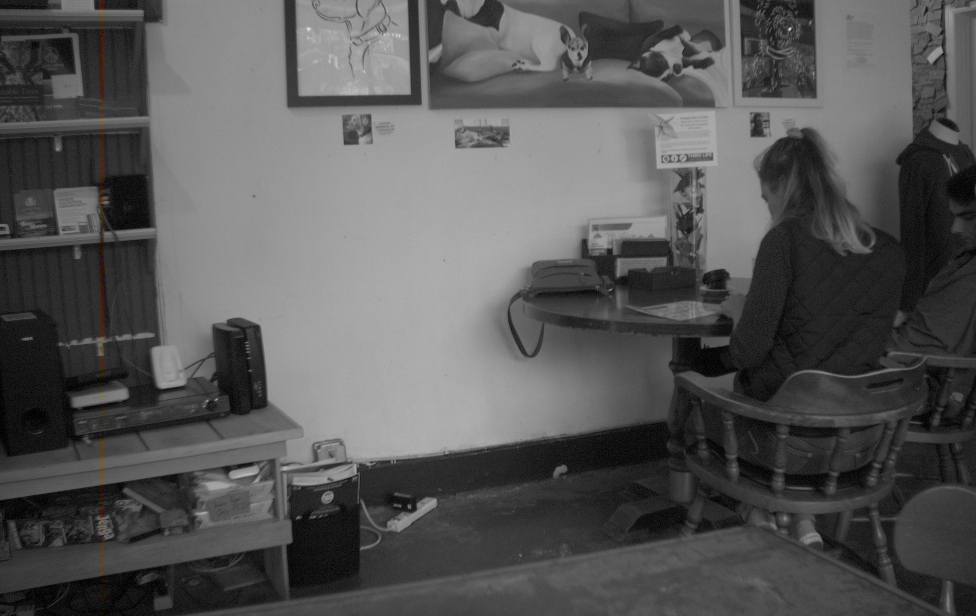
//> input picture ImageFrames/frame001.tif, 976 x 616 px
$ ./orbfeaturedetectandsti   (built with g++ and OpenCV 4)
//> lines starting //> are read from the running program, lines starting //| are printed output that depends on the picture; after the words box and inside, x2 and y2 are one past the last pixel; in counts of white or black regions, pixels touching at a corner belong together; pictures that were not available may be replaced by others from this repository, and a replacement may not be noted

#include<iostream>
#include<vector>
#include<opencv2/core/core.hpp>
#include<opencv2/features2d/features2d.hpp>
#include<opencv2/highgui/highgui.hpp>
#include<opencv2/calib3d.hpp>
#include<opencv2/imgproc.hpp>


using namespace std;
using namespace cv;

typedef struct
{
	Point2f left_top;
	Point2f left_bottom;
	Point2f right_top;
	Point2f right_bottom;
}four_corners_t;


void CalcCorners(const Mat& H, const Mat& src, four_corners_t& corners)
{
	double v2[] = { 0, 0, 1 };//左上角
	double v1[3];//变换后的坐标值
	Mat V2 = Mat(3, 1, CV_64FC1, v2);  //列向量
	Mat V1 = Mat(3, 1, CV_64FC1, v1);  //列向量

	V1 = H * V2;
	//左上角(0,0,1)
	cout << "V2: " << V2 << endl;
	cout << "V1: " << V1 << endl;
	corners.left_top.x = v1[0] / v1[2];
	corners.left_top.y = v1[1] / v1[2];

	//左下角(0,src.rows,1)
	v2[0] = 0;
	v2[1] = src.rows;
	v2[2] = 1;
	V2 = Mat(3, 1, CV_64FC1, v2);  //列向量
	V1 = Mat(3, 1, CV_64FC1, v1);  //列向量
	V1 = H * V2;
	corners.left_bottom.x = v1[0] / v1[2];
	corners.left_bottom.y = v1[1] / v1[2];

	//右上角(src.cols,0,1)
	v2[0] = src.cols;
	v2[1] = 0;
	v2[2] = 1;
	V2 = Mat(3, 1, CV_64FC1, v2);  //列向量
	V1 = Mat(3, 1, CV_64FC1, v1);  //列向量
	V1 = H * V2;
	corners.right_top.x = v1[0] / v1[2];
	corners.right_top.y = v1[1] / v1[2];

	//右下角(src.cols,src.rows,1)
	v2[0] = src.cols;
	v2[1] = src.rows;
	v2[2] = 1;
	V2 = Mat(3, 1, CV_64FC1, v2);  //列向量
	V1 = Mat(3, 1, CV_64FC1, v1);  //列向量
	V1 = H * V2;
	corners.right_bottom.x = v1[0] / v1[2];
	corners.right_bottom.y = v1[1] / v1[2];

}
/*
Mat mystitched(Mat rgbd1, Mat rgbd2) {

}
*/


int main()
{
	//读取图片
	Mat rgbd1 = imread("frame001.tif");
//> rgbd1 is the input picture: 616 rows x 976 cols, CV_8UC3; mean B, G, R 86.5, 86.5, 86.7
	Mat rgbd2 = imread("frame002.tif");
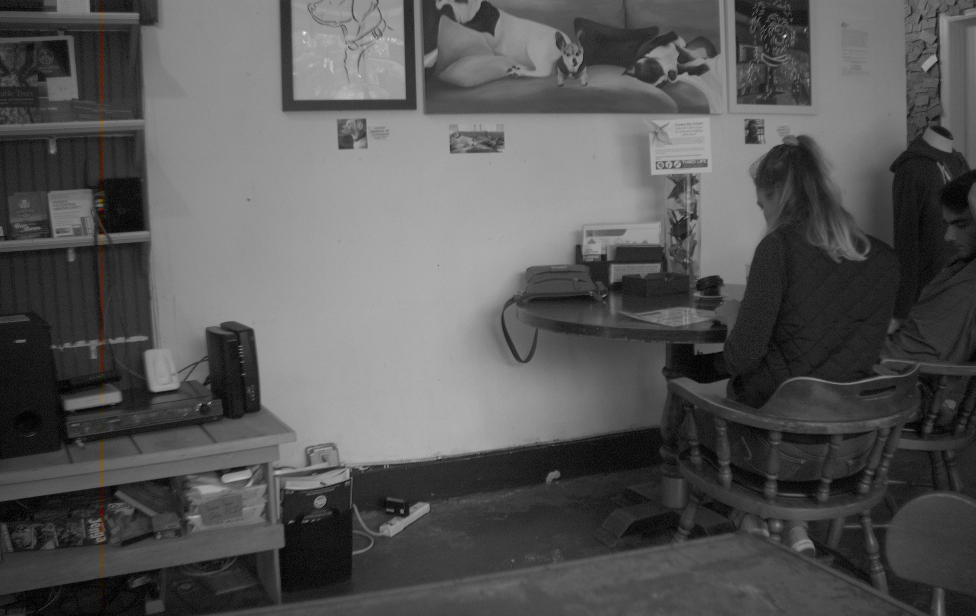
//> input picture ImageFrames/frame003.tif, 976 x 616 px, given in place of frame002.tif, which was not available
//> rgbd2 is the input picture: 616 rows x 976 cols, CV_8UC3; mean B, G, R 86.9, 87, 87.1
	//imshow("rgbd1", depth2);
	//waitKey(0);
	Ptr<ORB> orb = ORB::create();
	vector<KeyPoint> Keypoints1, Keypoints2;
	Mat descriptors1, descriptors2;
	orb->detectAndCompute(rgbd1, Mat(), Keypoints1, descriptors1);
//> Keypoints1 = 500 keypoints; strongest (x, y, size): (162, 386, 77.1), (413, 508, 53.6), (160, 386, 64.3), (408, 506, 31)
	orb->detectAndCompute(rgbd2, Mat(), Keypoints2, descriptors2);
//> Keypoints2 = 500 keypoints; strongest (x, y, size): (785, 36, 31), (936, 60, 31), (154, 388, 77.1), (401, 511, 31)

	//cout << "Key points of image" << Keypoints.size() << endl;

	//可视化，显示关键点
	Mat ShowKeypoints1, ShowKeypoints2;
	drawKeypoints(rgbd1, Keypoints1, ShowKeypoints1);
	drawKeypoints(rgbd2, Keypoints2, ShowKeypoints2);
	imshow("Keypoints1", ShowKeypoints1);
	imshow("Keypoints2", ShowKeypoints2);
	waitKey(0);

	//Matching
	vector<DMatch> matches1to2;
	vector<DMatch> matches2to1;
	vector<DMatch> goodmatches;
	Ptr<DescriptorMatcher> matcher = DescriptorMatcher::create("BruteForce");
	matcher->match(descriptors1, descriptors2, matches1to2);
//> matches1to2 = 500 matches
	matcher->match(descriptors2, descriptors1, matches2to1);
//> matches2to1 = 500 matches
	int *flag = new int[descriptors2.rows];
	memset(flag, -1, sizeof(int)*descriptors2.rows);
	for (size_t i = 0; i < descriptors2.rows; i++) {
		flag[matches2to1[i].queryIdx] = matches2to1[i].trainIdx;
	}
	for (size_t i = 0; i < matches1to2.size(); i++) {
		if (flag[matches1to2[i].trainIdx] == matches1to2[i].queryIdx) {
			goodmatches.push_back(matches1to2[i]);
		}
	}
//> after the loop, goodmatches = 332 matches
	cout << "find out total " << goodmatches.size() << " matches" << endl;
//| find out total 332 matches
	sort(goodmatches.begin(), goodmatches.end());


	size_t loop = goodmatches.size() * 0.15 > 50 ? 50 : goodmatches.size() * 0.15;
//> loop = 49
	vector<DMatch> res;
	for (int i = 0; i < loop; i++) {
		res.push_back(goodmatches[i]);
	}
//> this loop made 49 passes
	//可视化
	Mat ShowMatches;
	drawMatches(rgbd1, Keypoints1, rgbd2, Keypoints2, res, ShowMatches);
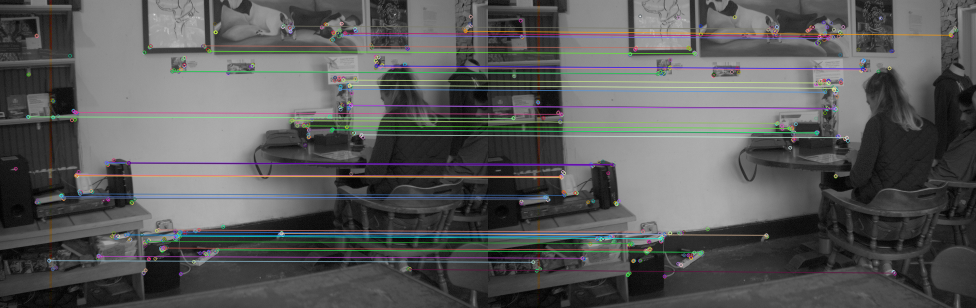
//> ShowMatches: 616 rows x 1952 cols, CV_8UC3 (shown at 1/2 size); mean B, G, R 89.6, 89.5, 89.2
	imshow("matches", ShowMatches);


	vector<Point2f> imgpoints1, imgpoints2;
	for (int i = 0; i < res.size(); i++) {
		imgpoints1.push_back(Keypoints1[res[i].queryIdx].pt);
		imgpoints2.push_back(Keypoints2[res[i].trainIdx].pt);
	}
	Mat homo = findHomography(imgpoints2, imgpoints1, CV_RANSAC);
//> homo = [[1, 0.00609, 4.46], [-0.00403, 1, -3.36], [1.53e-06, 7.41e-07, 1]]
	cout << homo << endl << endl;
//| [1.000790465147951, 0.006092820788069876, 4.464302565775472;
//|  -0.004030972234873733, 1.001761441367109, -3.361539353676786;
//|  1.528624904318863e-06, 7.412459525057467e-07, 1]


	int mrows = rgbd1.rows > rgbd2.rows ? rgbd1.rows : rgbd2.rows;
//> mrows = 616
	// [29 lines of commented-out code are left out]
	Mat stitchedimg;
	Mat color1 = rgbd1(Rect(100, 0, 5, rgbd1.rows));
	Mat color2 = rgbd2(Rect(100, 0, 5, rgbd2.rows));
	Mat mid;
	four_corners_t cor, cor1;
	CalcCorners(homo, color2, cor1);
//> in CalcCorners, `V1 = H * V2;`: V1 = [4.46, -3.36, 1]
//| V1: [4.464302565775472;
//|  -3.361539353676786;
//|  1]
//> in CalcCorners, `corners.left_top.x = v1[0] / v1[2];`: corners.left_top = Point(4.46, 0)
//> in CalcCorners, `corners.left_top.y = v1[1] / v1[2];`: corners.left_top = Point(4.46, -3.36)
//> in CalcCorners, `V1 = H * V2;`: V1 = [8.22, 613.7, 1]
//> in CalcCorners, `corners.left_bottom.x = v1[0] / v1[2];`: corners.left_bottom = Point(8.21, 0)
//> in CalcCorners, `corners.left_bottom.y = v1[1] / v1[2];`: corners.left_bottom = Point(8.21, 613.4)
//> in CalcCorners, `V1 = H * V2;`: V1 = [9.47, -3.38, 1]
//> in CalcCorners, `corners.right_top.x = v1[0] / v1[2];`: corners.right_top = Point(9.47, 0)
//> in CalcCorners, `corners.right_top.y = v1[1] / v1[2];`: corners.right_top = Point(9.47, -3.38)
//> in CalcCorners, `V1 = H * V2;`: V1 = [13.22, 613.7, 1]
//> in CalcCorners, `corners.right_bottom.x = v1[0] / v1[2];`: corners.right_bottom = Point(13.22, 0)
//> in CalcCorners, `corners.right_bottom.y = v1[1] / v1[2];`: corners.right_bottom = Point(13.22, 613.4)
	CalcCorners(homo, rgbd2, cor);
//| V1: [4.464302565775472;
//|  -3.361539353676786;
//|  1]
	warpPerspective(color2, mid, homo, Size(MAX(cor.right_top.x, cor.right_bottom.x), mrows));
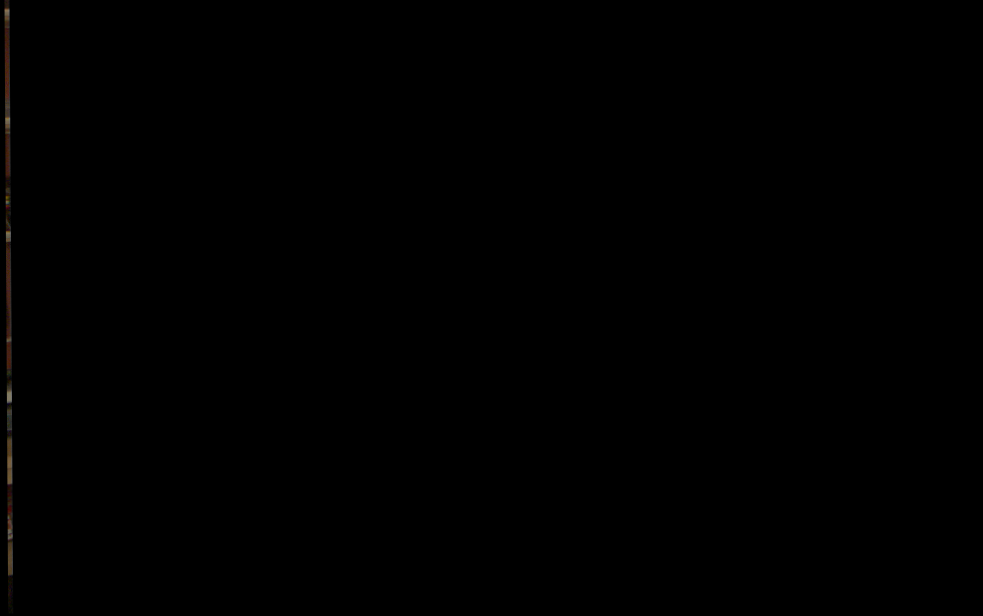
//> mid: 616 rows x 983 cols, CV_8UC3; mean B, G, R 0.2, 0.2, 0.3
	warpPerspective(rgbd2, stitchedimg, homo, Size(MAX(cor.right_top.x, cor.right_bottom.x), mrows));
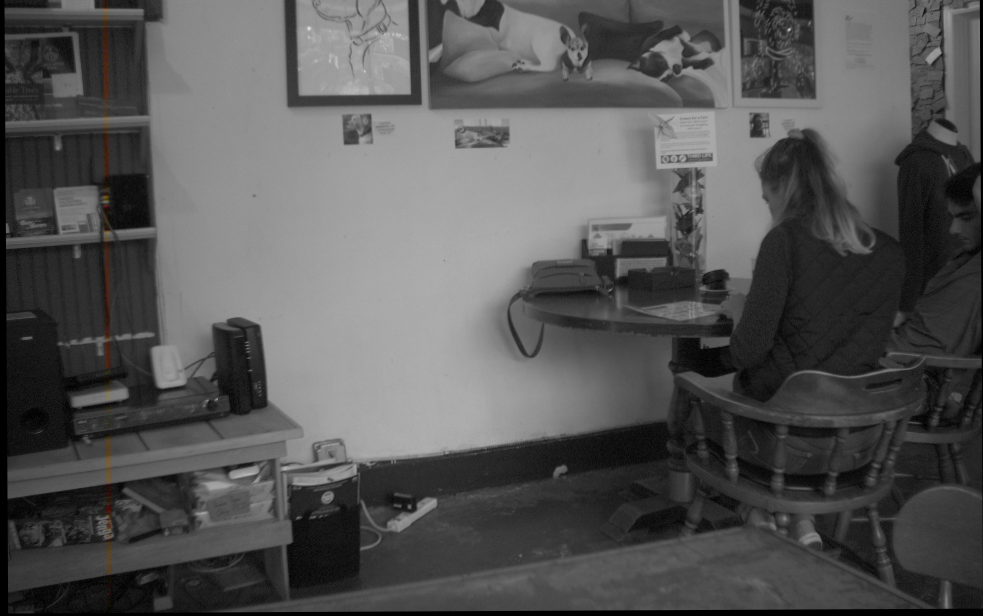
//> stitchedimg: 616 rows x 983 cols, CV_8UC3; mean B, G, R 85.5, 85.5, 85.7
	Mat lin(mid.rows, mid.cols, CV_8UC3);
	lin.setTo(0);
	mid.copyTo(lin(Rect(0, 0, mid.cols, mid.rows)));
	color1.copyTo(lin(Rect(0, 0, color1.cols, color1.rows)));
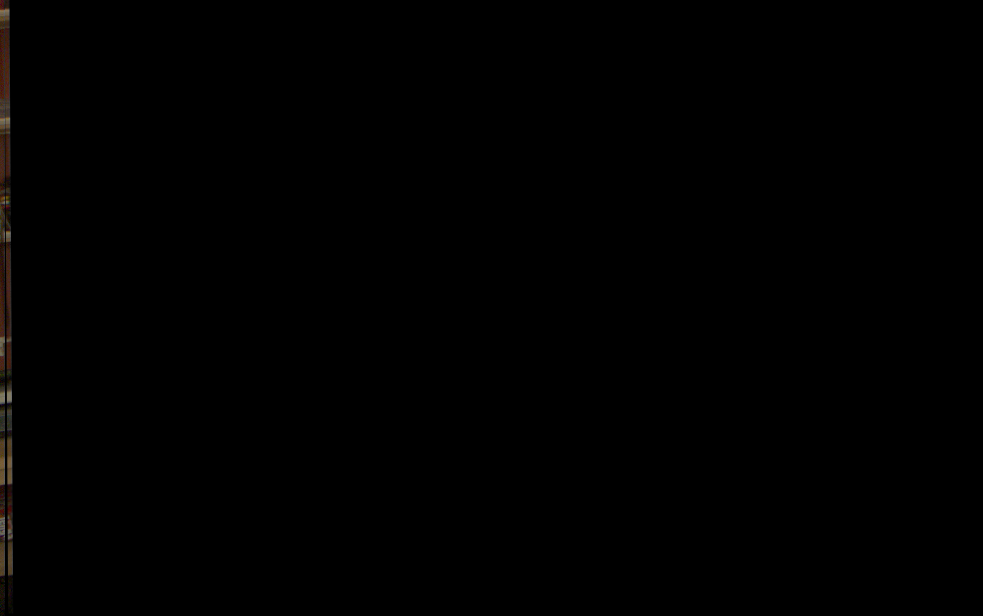
//> lin: 616 rows x 983 cols, CV_8UC3; 0.51% of pixels changed, all inside (x1, y1, x2, y2) = (0, 0, 5, 616)

	int dst_width = stitchedimg.cols;
//> dst_width = 983
	int dst_height = stitchedimg.rows;
//> dst_height = 616
	Mat dst(dst_height, dst_width, CV_8UC3);
	dst.setTo(0);
	//Mat tmp = rgbd2(Rect(100, 0, 5, stitchedimg.rows));
	stitchedimg.copyTo(dst(Rect(0, 0, stitchedimg.cols, stitchedimg.rows)));
	rgbd1.copyTo(dst(Rect(0, 0, rgbd1.cols, rgbd1.rows)));
	//Mat half(stitchedimg, Rect(0, 0, rgbd1.cols, rgbd1.rows));
	//100-105
	//rgbd1.copyTo(stitchedimg(Rect(0, 0, rgbd1.cols, rgbd1.rows)));
	imshow("mid", lin);
	imshow("test", dst);
	//imwrite("res.tif", dst);


	waitKey(0);


	return 0;
}
